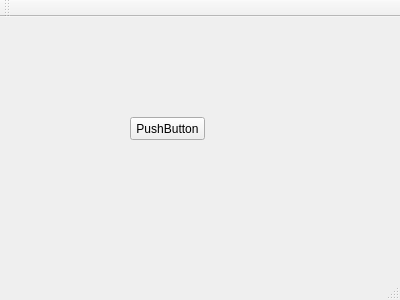
<?xml version="1.0" encoding="UTF-8"?>
<ui version="4.0">
 <class>MainWindow</class>
 <widget class="QMainWindow" name="MainWindow">
  <property name="geometry">
   <rect>
    <x>0</x>
    <y>0</y>
    <width>400</width>
    <height>300</height>
   </rect>
  </property>
  <property name="windowTitle">
   <string>MainWindow</string>
  </property>
  <widget class="QWidget" name="centralWidget">
   <widget class="QPushButton" name="pushButton">
    <property name="geometry">
     <rect>
      <x>130</x>
      <y>100</y>
      <width>75</width>
      <height>23</height>
     </rect>
    </property>
    <property name="text">
     <string>PushButton</string>
    </property>
   </widget>
  </widget>
  <widget class="QMenuBar" name="menuBar">
   <property name="geometry">
    <rect>
     <x>0</x>
     <y>0</y>
     <width>400</width>
     <height>23</height>
    </rect>
   </property>
  </widget>
  <widget class="QToolBar" name="mainToolBar">
   <attribute name="toolBarArea">
    <enum>TopToolBarArea</enum>
   </attribute>
   <attribute name="toolBarBreak">
    <bool>false</bool>
   </attribute>
  </widget>
  <widget class="QStatusBar" name="statusBar"/>
 </widget>
 <layoutdefault spacing="6" margin="11"/>
 <resources/>
 <connections/>
</ui>
